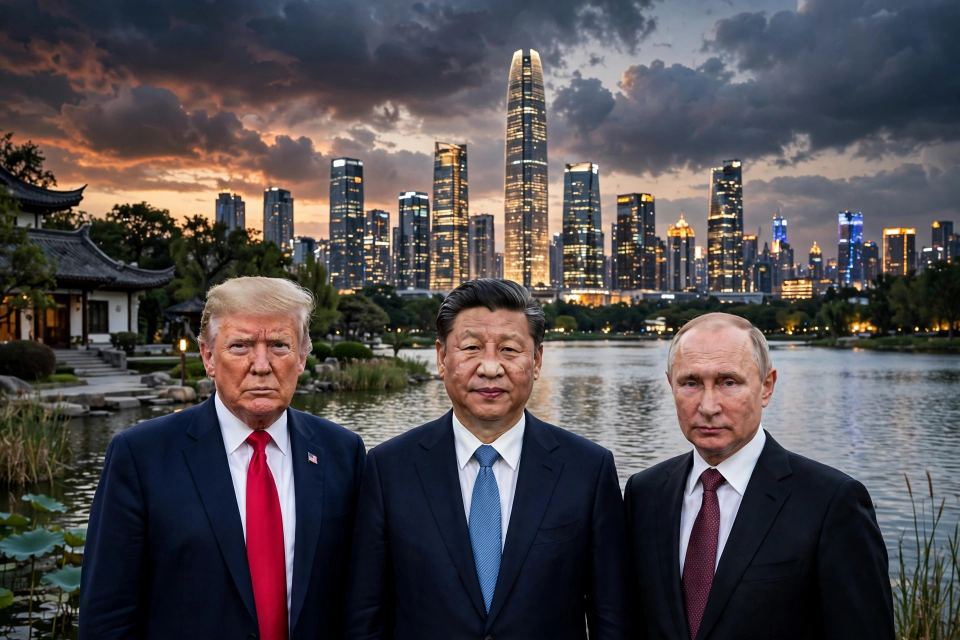
#> input picture assets/media-generation-hero-shenzhen-trilateral-v3-0-341dd25c-8b2d-46e7-b205-49574ca5f1db.webp, 1920 x 1280 px, given in place of enzhen-summit-v5-0-8440a4c4-35b2-401e-9dd9-82878876b53b.webp, which was not available (shown at 1/2 size)
$ python compose.py
#> lines starting #> are read from the running program, lines starting #| are printed output that depends on the picture
#!/usr/bin/env python3
"""Compose the news-image-20261118 front page, round 5 (broadsheet rebuild).

Design (DeepSeek analysis + creative lanes, after round 4 ranked 8105/11402):
square broadsheet, not a dashboard. Off-white newsprint, black rules, ONE red
accent reserved for the lead kicker and the Dow chart callout. Dominant
Trump-Xi-Putin/Shenzhen lead (text left, venue hero right), a "Why it matters"
box, data modules (Dow line chart, Nvidia revenue bars), three compact
briefs, and a World Briefs rail instead of a ticker. All text PIL-rendered;
only the hero is an AI photo (venue + flags, no faces).
"""
import os
from PIL import Image, ImageDraw, ImageFont

BASE = os.path.dirname(os.path.abspath(__file__))
HERO = os.path.join(BASE, "assets", "media-generation-hero-shenzhen-summit-v5-0-8440a4c4-35b2-401e-9dd9-82878876b53b.webp")
OUT = os.path.join(BASE, "entry.png")

W, H = 1024, 1024
M = 48                      # margin
CW = W - 2 * M              # content width = 928
PAPER = (247, 243, 234)
INK = (18, 18, 18)
GREY = (84, 84, 84)
FAINT = (188, 182, 170)
RED = (178, 34, 34)
BAR = (40, 40, 40)

def font(name, size):
#> called with name = 'DejaVuSerif-Bold', size = 54
    for p in (f"/usr/share/fonts/truetype/dejavu/{name}.ttf", f"/usr/share/fonts/{name}.ttf"):
        if os.path.exists(p):
            return ImageFont.truetype(p, size)
    return ImageFont.load_default()

F_MAST = font("DejaVuSerif-Bold", 54)
F_FURN = font("DejaVuSans-Bold", 14)
F_HOOK = font("DejaVuSans-Bold", 14)
F_KICK = font("DejaVuSans-Bold", 16)
F_LEAD = font("DejaVuSerif-Bold", 43)
F_DECK = font("DejaVuSerif", 20)
F_BODY = font("DejaVuSans", 15)
F_BYLINE = font("DejaVuSans-Bold", 12)
F_CAP = font("DejaVuSans", 12)
F_BOXHEAD = font("DejaVuSans-Bold", 14)
F_BULLET = font("DejaVuSans", 14)
F_MODHEAD = font("DejaVuSerif-Bold", 25)
F_MODHEAD_SM = font("DejaVuSerif-Bold", 18)
F_MODTEXT = font("DejaVuSans", 14)
F_MODTEXT_SM = font("DejaVuSans", 13)
F_CHART = font("DejaVuSans-Bold", 17)
F_CHART_SM = font("DejaVuSans", 11)
F_BRIEF = font("DejaVuSans", 13)

def wrap(d, text, fnt, max_w):
    words, lines, cur = text.split(), [], ""
    for w in words:
        t = (cur + " " + w).strip()
        if d.textlength(t, font=fnt) <= max_w:
            cur = t
        else:
            if cur:
                lines.append(cur)
            cur = w
    if cur:
        lines.append(cur)
    return lines

def text_block(d, x, y, text, fnt, fill, max_w, leading):
    for line in wrap(d, text, fnt, max_w):
        d.text((x, y), line, font=fnt, fill=fill)
        y += leading
    return y

def crop_to_fill(img, tw, th, fx=0.5, fy=0.5):
    scale = max(tw / img.width, th / img.height)
    nw, nh = int(img.width * scale + 0.5), int(img.height * scale + 0.5)
    img = img.resize((nw, nh), Image.LANCZOS)
    x0 = min(max(int(fx * nw - tw / 2), 0), nw - tw)
    y0 = min(max(int(fy * nh - th / 2), 0), nh - th)
    return img.crop((x0, y0, x0 + tw, y0 + th))

def main():
    img = Image.new("RGB", (W, H), PAPER)
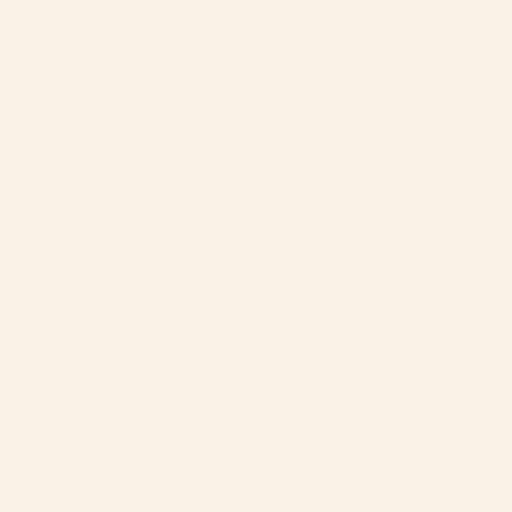
#> img: PIL image 1024x1024 RGB (shown at 1/2 size); mean R, G, B 247, 243, 234
    d = ImageDraw.Draw(img)

    # ---------- furniture + masthead ----------
    d.line([M, 22, W - M, 22], fill=INK, width=2)
    d.text((M, 30), "WORLD EDITION", font=F_FURN, fill=INK)
    date = "Wednesday, 18 November 2026"
    d.text(((W - d.textlength(date, font=F_FURN)) / 2, 30), date, font=F_FURN, fill=INK)
    vol = "VOL. 1 · NO. 24 · PAGE 1"
    d.text((W - M - d.textlength(vol, font=F_FURN), 30), vol, font=F_FURN, fill=INK)
    d.line([M, 54, W - M, 54], fill=INK, width=1)
    title = "THE WORLD IN ONE IMAGE"
    d.text(((W - d.textlength(title, font=F_MAST)) / 2, 64), title, font=F_MAST, fill=INK)
    hook = "THE DAY THE GEOPOLITICAL ORDER FRACTURED"
    d.text(((W - d.textlength(hook, font=F_HOOK)) / 2, 132), hook, font=F_HOOK, fill=GREY)
    d.line([M, 156, W - M, 156], fill=INK, width=4)
    d.line([M, 164, W - M, 164], fill=INK, width=1)

    # ---------- lead story ----------
    LX, LW = M, 520
    RX, RW = 592, W - M - 592   # 384
    y = 182
    d.text((LX, y), "SHENZHEN · APEC SUMMIT", font=F_KICK, fill=RED)
    y += 26
    y = text_block(d, LX, y, "TRUMP, XI AND PUTIN TO MEET IN SHENZHEN", F_LEAD, INK, LW, 54)
#> y = 370
    y += 6
#> y = 376
    y = text_block(d, LX, y, "The first trilateral summit of the three leaders convenes tomorrow on the APEC sidelines — and could redraw the global order.", F_DECK, INK, LW, 27)
#> the loop in text_block (call 2), `for line in wrap(d, text, fnt, max_w):` made 3 passes
#> y on passes 1 to 3: 403, 430, 457
#> y = 457
    y += 8
#> y = 465
    y = text_block(d, LX, y, "APEC opened in Shenzhen on Tuesday. Trump said he may meet Putin if schedules allow, and voiced confidence that Xi and Putin would also sit down together.", F_BODY, GREY, LW, 21)
#> y = 528
    y += 8
#> y = 536
    d.text((LX, y), "By the World Desk · Shenzhen", font=F_BYLINE, fill=INK)
    lead_left_end = y + 16
#> lead_left_end = 552

    ry = 182
    hero = crop_to_fill(Image.open(HERO).convert("RGB"), RW, 196, fx=0.42, fy=0.58)
#> in crop_to_fill, `scale = max(tw / img.width, th / img.height)`: scale = 0.2
#> in crop_to_fill, `nw, nh = int(img.width * scale + 0.5), int(img.height * scale + 0.5)`: nw = 384; nh = 256
#> in crop_to_fill, `img = img.resize((nw, nh), Image.LANCZOS)`:
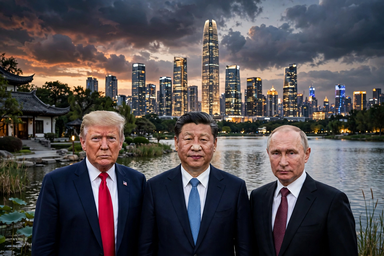
#> img: PIL image 384x256 RGB; mean R, G, B 81, 75.7, 78.7
#> in crop_to_fill, `x0 = min(max(int(fx * nw - tw / 2), 0), nw - tw)`: x0 = 0
#> in crop_to_fill, `y0 = min(max(int(fy * nh - th / 2), 0), nh - th)`: y0 = 50
#> in crop_to_fill, `return img.crop((x0, y0, x0 + tw, y0 + th))`:
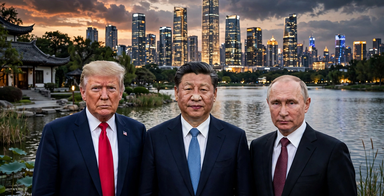
#> returned value: PIL image 384x196 RGB; mean R, G, B 85.2, 77.9, 78.4
    img.paste(hero, (RX, ry))
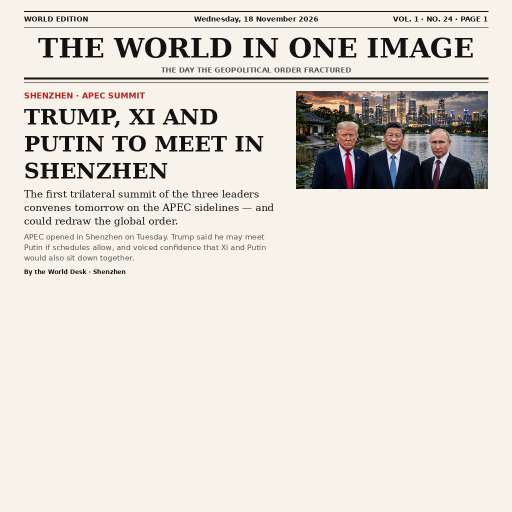
#> img: PIL image 1024x1024 RGB (shown at 1/2 size); mean R, G, B 225.2, 221, 213.1
    ry += 204
    ry = text_block(d, RX, ry, "Shenzhen's convention district, where APEC opened Tuesday. The three flags fly ahead of tomorrow's summit.", F_CAP, GREY, RW, 16)
#> ry = 418
    d.text((RX, ry), "PHOTO: WIRE IMAGE", font=F_CAP, fill=INK)
    ry += 24
#> ry = 442
    box_top = ry
#> box_top = 442
    bullets = [
        "First-ever meeting of the three leaders",
        "Nuclear arms and Iran top the agenda",
        "Allies and markets watch for a new order",
    ]
    by = box_top + 12
#> by = 454
    d.text((RX + 14, by), "WHY IT MATTERS", font=F_BOXHEAD, fill=INK)
    by += 24
#> by = 478
    for b in bullets:
        d.rectangle([RX + 14, by + 5, RX + 20, by + 11], fill=INK)
        by = text_block(d, RX + 28, by, b, F_BULLET, GREY, RW - 42, 19)
        by += 3
#> this loop made 3 passes
#> by on passes 1 to 3: 500, 522, 544
#> after the loop, by = 544
    box_bot = by + 6
#> box_bot = 550
    d.rectangle([RX, box_top, RX + RW, box_bot], outline=INK, width=1)
    lead_end = max(lead_left_end, box_bot)
#> lead_end = 552
    print("lead ends:", lead_left_end, box_bot)
#| lead ends: 552 550

    # ---------- markets + nvidia band ----------
    y = lead_end + 14
#> y = 566
    d.line([M, y, W - M, y], fill=INK, width=2)
    y += 16
#> y = 582
    band_top = y
#> band_top = 582
    # markets (left, wide)
    MX, MW = M, 568
    my = text_block(d, MX, y, "MARKETS", F_KICK, INK, MW, 20)
#> my = 602
    my += 2
#> my = 604
    my = text_block(d, MX, my, "DOW PLUNGES 848 POINTS AS INVESTORS FLEE TECH", F_MODHEAD, INK, MW, 31)
#> my = 666
    my += 6
#> my = 672
    # intraday line chart
    cx, cy, cw, ch = MX, my, 520, 64
#> cx = 48; cy = 672; cw = 520; ch = 64
    d.line([cx, cy + 8, cx + cw, cy + 8], fill=FAINT, width=1)          # open level
    pts = [(0, 8), (90, 22), (180, 44), (250, 58), (320, 46), (400, 52), (520, 48)]
    line = [(cx + px, cy + py) for px, py in pts]
#> line = [(48, 680), (138, 694), (228, 716), (298, 730), (368, 718), (448, 724), (568, 720)]
    d.line(line, fill=INK, width=3)
    ex, ey = line[-1]
#> ex = 568; ey = 720
    d.ellipse([ex - 6, ey - 6, ex + 6, ey + 6], fill=RED)
    d.text((ex - 118, ey - 26), "-848.75", font=F_CHART, fill=RED)
    d.text((cx, cy + ch + 2), "INTRADAY · CLOSE 50,575.52 · -2.0%", font=F_CHART_SM, fill=GREY)
    my = cy + ch + 20
#> my = 756
    my = text_block(d, MX, my, "Institutions are cutting tech holdings and shifting into gold. A Fed official warns more rate hikes may be needed before spring 2027.", F_MODTEXT, GREY, MW, 19)
#> my = 794
    markets_end = my
#> markets_end = 794
    # nvidia (right, narrow)
    NX, NW = 664, W - M - 664   # 312
    d.line([640, band_top, 640, band_top + 196], fill=FAINT, width=1)
    ny = text_block(d, NX, y, "TECHNOLOGY", F_KICK, INK, NW, 20)
#> ny = 602
    ny += 2
#> ny = 604
    ny = text_block(d, NX, ny, "NVIDIA REVENUE DOUBLES", F_MODHEAD, INK, NW, 31)
#> ny = 666
    ny += 8
#> ny = 674
    for label, val, frac in (("A YEAR AGO", "$57.9B", 0.5), ("THIS YEAR", "$115.8B", 1.0)):
        d.text((NX, ny), label, font=F_CHART_SM, fill=GREY)
        ny += 15
        d.rectangle([NX, ny, NX + int(272 * frac), ny + 13], fill=BAR)
        d.text((NX + int(272 * frac) + 8, ny - 1), val, font=F_CHART_SM, fill=INK)
        ny += 22
#> this loop made 2 passes
#> ny on passes 1 to 2: 711, 748
#> after the loop, ny = 748
    ny += 2
#> ny = 750
    ny = text_block(d, NX, ny, "The board bars CEO Jensen Huang's return; Trump backs him.", F_MODTEXT, GREY, NW, 19)
#> ny = 788
    band_end = max(markets_end, ny)
#> band_end = 794
    print("band ends:", markets_end, ny)
#| band ends: 794 788

    # ---------- three briefs ----------
    y = band_end + 14
#> y = 808
    d.line([M, y, W - M, y], fill=INK, width=2)
    y += 14
#> y = 822
    briefs = [
        ("SECURITY", "IRAN DIRTY-BOMB FEARS ALARM WASHINGTON",
         "U.S. officials cite a possible radiological plot against senior officials. Bahrain is all-clear; Kuwait intercepted drones."),
        ("WAR IN UKRAINE", "372 CIVILIANS KILLED IN UKRAINE IN OCTOBER",
         "The UN toll for October alone underlines the war's cost as Kyiv strikes the Crimean Bridge again."),
        ("CLIMATE", "CYCLONE AKVAN BEARS DOWN ON INDIA",
         "The severe storm is forecast to make landfall on 20 November. Coastal districts are on high alert."),
    ]
    bw = 296
    for i, (kick, head, body) in enumerate(briefs):
        bx = M + i * (bw + 20)
        if i:
            d.line([bx - 10, y, bx - 10, y + 118], fill=FAINT, width=1)
        byy = text_block(d, bx, y, kick, F_BOXHEAD, INK, bw, 18)
        byy += 2
        byy = text_block(d, bx, byy, head, F_MODHEAD_SM, INK, bw, 23)
        byy += 3
        byy = text_block(d, bx, byy, body, F_MODTEXT_SM, GREY, bw, 18)
        print("brief", i, "ends", byy)
#> this loop made 3 passes
#| brief 0 ends 945
#| brief 1 ends 945
#| brief 2 ends 945
    y = y + 126
#> y = 948

    # ---------- world briefs rail + folio ----------
    rail_top = y + 6
#> rail_top = 954
    d.rectangle([M, rail_top, W - M, rail_top + 46], outline=INK, width=1)
    brief_text = "WORLD BRIEFS — Quad leaders unveil a new plan in Manila · Amazon invests $7B in India's renewable energy · Voyager 1 nears one light-day from Earth · Thailand and the U.S. advance a trade pact"
    text_block(d, M + 12, rail_top + 7, brief_text, F_BRIEF, INK, CW - 24, 18)
    folio = "The World in One Image · Shenzhen — Washington — Kyiv · 18 November 2026"
    d.text(((W - d.textlength(folio, font=F_CAP)) / 2, rail_top + 56), folio, font=F_CAP, fill=GREY)
    print("rail ends:", rail_top + 46, "folio at:", rail_top + 56)
#| rail ends: 1000 folio at: 1010

    # ---------- paper grain ----------
    noise = Image.effect_noise((W, H), 14).convert("RGB")
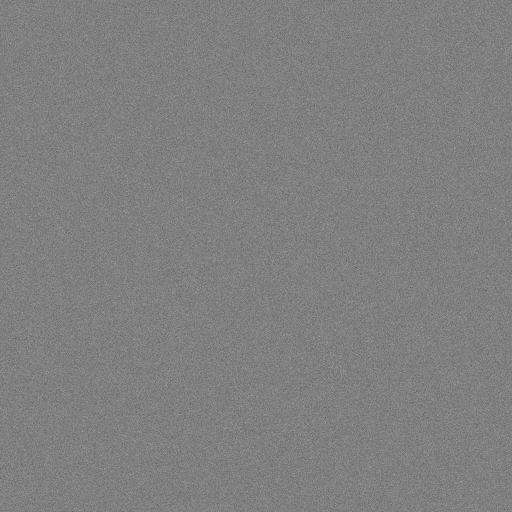
#> noise: PIL image 1024x1024 RGB (shown at 1/2 size); min 53, max 193, mean 127.5
    img = Image.blend(img, noise, 0.01)
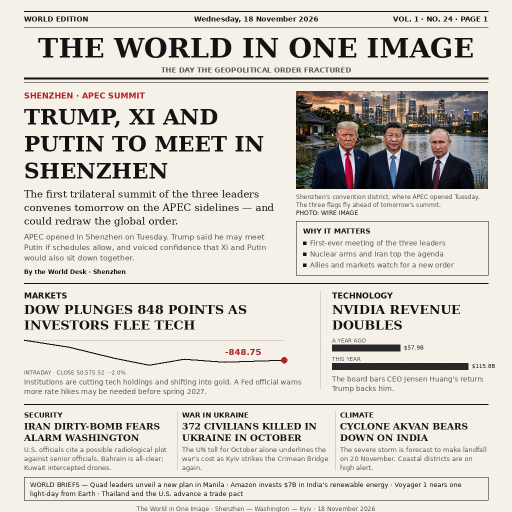
#> img: PIL image 1024x1024 RGB (shown at 1/2 size); mean R, G, B 213.7, 209.6, 202.3

    img.save(OUT, optimize=True)
    print("saved:", OUT, os.path.getsize(OUT), "bytes", img.size)
#| saved: entry.png 766918 bytes (1024, 1024)

if __name__ == "__main__":
    main()
